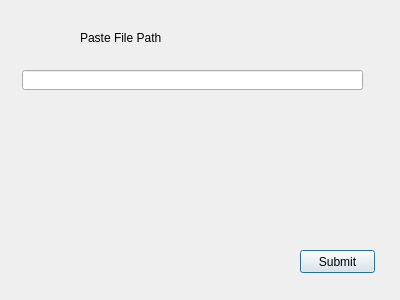
<?xml version="1.0" encoding="UTF-8"?>
<ui version="4.0">
 <class>AddNewWineries</class>
 <widget class="QDialog" name="AddNewWineries">
  <property name="geometry">
   <rect>
    <x>0</x>
    <y>0</y>
    <width>400</width>
    <height>300</height>
   </rect>
  </property>
  <property name="windowTitle">
   <string>Dialog</string>
  </property>
  <widget class="QPushButton" name="add_winery_submit">
   <property name="geometry">
    <rect>
     <x>300</x>
     <y>250</y>
     <width>75</width>
     <height>23</height>
    </rect>
   </property>
   <property name="text">
    <string>Submit</string>
   </property>
  </widget>
  <widget class="QLineEdit" name="add_winery_file_name">
   <property name="geometry">
    <rect>
     <x>22</x>
     <y>70</y>
     <width>341</width>
     <height>20</height>
    </rect>
   </property>
  </widget>
  <widget class="QLabel" name="label">
   <property name="geometry">
    <rect>
     <x>80</x>
     <y>30</y>
     <width>151</width>
     <height>16</height>
    </rect>
   </property>
   <property name="text">
    <string>Paste File Path</string>
   </property>
  </widget>
 </widget>
 <resources/>
 <connections/>
</ui>
